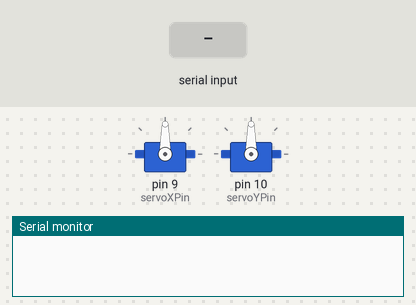
Bench run of a sketch on a simulated Arduino Uno, built with avr-gcc and run on an emulated ATmega328P. Shown: 2 × servo, the last lines printed to the serial monitor. The test bench sets the inputs (shaded band).

Above: at 1.2 s.
1.3 s: "1\n" received over Serial
At 2.4 s:
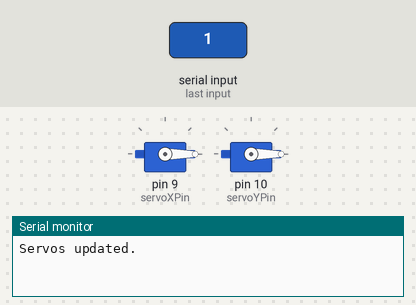
2.8 s: "handshake\n" received over Serial
Timing chart, 0 to 5.8 s (numbered marks = the images above; inputs shaded):
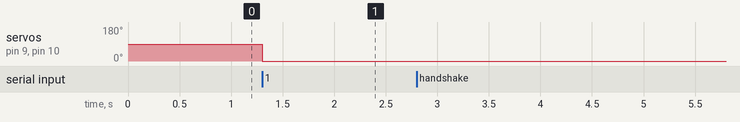

Measured:
- after the input at 1.3 s, servo on pin 9 (servoXPin), servo on pin 10 (servoYPin): 90° → 0° at once

The sketch:

handshakeprot.ino
```cpp
#include <ArduinoJson.h>
#include <Servo.h>

Servo servoX;
Servo servoY;

const int servoXPin = 9; // Pin for servo X
const int servoYPin = 10; // Pin for servo Y
const int defaultPosX = 90;
const int defaultPosY = 90;

void setup() {
  Serial.begin(9600);
  servoX.attach(servoXPin);
  servoY.attach(servoYPin);
  servoX.write(defaultPosX);
  servoY.write(defaultPosY);
}

void loop() {
  if (Serial.available() > 0) {
    String input = Serial.readStringUntil('\n');
    if (input == "handshake") {
      Serial.println("ack");
    } else {
      StaticJsonDocument<200> doc;
      DeserializationError error = deserializeJson(doc, input);
      if (!error) {
        bool camera_on = doc["camera_on"];
        int servo_x = doc["servo_x"];
        int servo_y = doc["servo_y"];
        servoX.write(servo_x);
        servoY.write(servo_y);
        Serial.println("Servos updated.");
      } else {
        Serial.println("Failed to parse JSON.");
      }
    }
  }
}
```
